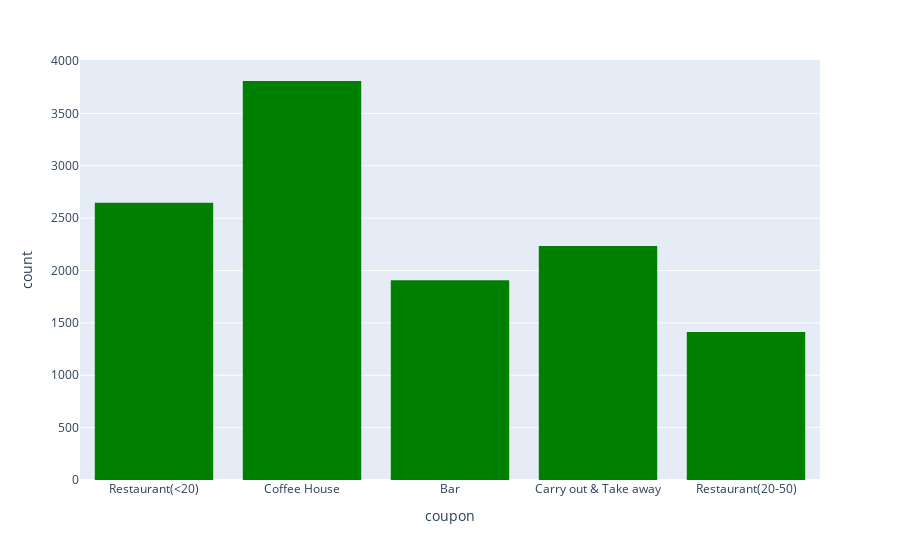

Notebook cell for this chart:
### Markdown cell above
5. Use a bar plot to visualize the `coupon` column.

### Code cell
#Using plotly
fig = px.histogram(data, x='coupon')
fig.update_traces(marker_color='green')
fig

### Figure 1 — Plotly figure (JSON) as saved in the notebook; plotly's stock layout.template omitted (floating-point values rounded to 4 significant figures; data arrays with more than 128 entries replaced by an {"elided": "..."} marker saying what was removed)
{"data": [{"alignmentgroup": "True", "bingroup": "x", "hovertemplate": "coupon=%{x}<br>count=%{y}<extra></extra>", "legendgroup": "", "marker": {"color": "green", "pattern": {"shape": ""}}, "name": "", "offsetgroup": "", "orientation": "v", "showlegend": false, "type": "histogram", "x": {"elided": "12007 str values"}, "xaxis": "x", "yaxis": "y"}], "layout": {"barmode": "relative", "legend": {"tracegroupgap": 0}, "margin": {"t": 60}, "xaxis": {"anchor": "y", "domain": [0, 1], "title": {"text": "coupon"}}, "yaxis": {"anchor": "x", "domain": [0, 1], "title": {"text": "count"}}}}
